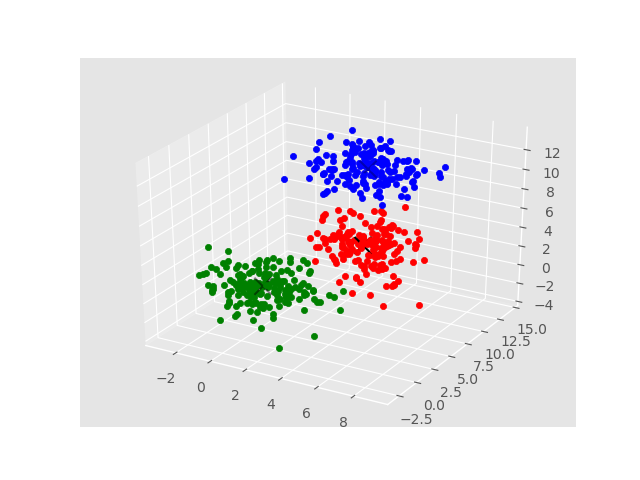

Generate this figure with Python:
#pip install scikit-learn

import numpy as np
from sklearn.cluster import MeanShift# as ms
from sklearn.datasets.samples_generator import make_blobs
import matplotlib.pyplot as plt
from mpl_toolkits.mplot3d import Axes3D
from matplotlib import style
style.use("ggplot")

centers = [[1,1,1],[5,5,5],[3,10,10]]

X, _ = make_blobs(n_samples = 500, centers = centers, cluster_std = 1.5)



ms = MeanShift()
ms.fit(X)
labels = ms.labels_
cluster_centers = ms.cluster_centers_

print(cluster_centers)

n_clusters_ = len(np.unique(labels))

print("Number of estimated clusters:", n_clusters_)

colors = 10*['r','g','b','c','k','y','m']

print(colors)
print(labels)

fig = plt.figure()
ax = fig.add_subplot(111, projection='3d')

for i in range(len(X)):

    ax.scatter(X[i][0], X[i][1], X[i][2], c=colors[labels[i]], marker='o')


ax.scatter(cluster_centers[:,0],cluster_centers[:,1],cluster_centers[:,2],
            marker="x",color='k', s=150, linewidths = 5, zorder=10)

plt.show()
				
